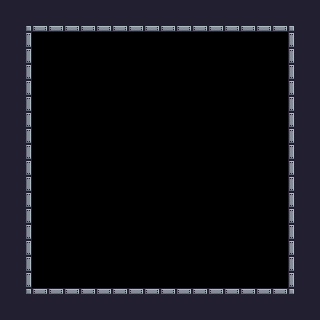

A level layout from a 2D game, rendered from its tile map. Below: a short description, then the map file with its tile-grid data intact:
An orthogonal 20x20 tile map with 16x16 px tiles, 1 tile layer (Tile Layer 1) and 4 objects (Controllable, Attachable, Pushable, Victory).

<map version="1.9" tiledversion="1.9.0" orientation="orthogonal" renderorder="right-down" width="20" height="20" tilewidth="16" tileheight="16" infinite="0" nextlayerid="4" nextobjectid="19">
 <tileset firstgid="1" source="../tilesets/default_tileset.tsx" />
 <layer id="1" name="Tile Layer 1" width="20" height="20">
  <data encoding="csv">
18,18,18,18,18,18,18,18,18,18,18,18,18,18,18,18,18,18,18,18,
18,4,34,34,34,34,34,34,34,34,34,34,34,34,34,34,34,34,5,18,
18,19,0,0,0,0,0,0,0,0,0,0,0,0,0,0,0,0,17,18,
18,19,0,0,0,0,0,0,0,0,0,0,0,0,0,0,0,0,17,18,
18,19,0,0,0,0,0,0,0,0,0,0,0,0,0,0,0,0,17,18,
18,19,0,0,0,0,0,0,0,0,0,0,0,0,0,0,0,0,17,18,
18,19,0,0,0,0,0,0,0,0,0,0,0,0,0,0,0,0,17,18,
18,19,0,0,0,0,0,0,0,0,0,0,0,0,0,0,0,0,17,18,
18,19,0,0,0,0,0,0,0,0,0,0,0,0,0,0,0,0,17,18,
18,19,0,0,0,0,0,0,0,0,0,0,0,0,0,0,0,0,17,18,
18,19,0,0,0,0,0,0,0,0,0,0,0,0,0,0,0,0,17,18,
18,19,0,0,0,0,0,0,0,0,0,0,0,0,0,0,0,0,17,18,
18,19,0,0,0,0,0,0,0,0,0,0,0,0,0,0,0,0,17,18,
18,19,0,0,0,0,0,0,0,0,0,0,0,0,0,0,0,0,17,18,
18,19,0,0,0,0,0,0,0,0,0,0,0,0,0,0,0,0,17,18,
18,19,0,0,0,0,0,0,0,0,0,0,0,0,0,0,0,0,17,18,
18,19,0,0,0,0,0,0,0,0,0,0,0,0,0,0,0,0,17,18,
18,19,0,0,0,0,0,0,0,0,0,0,0,0,0,0,0,0,17,18,
18,20,2,2,2,2,2,2,2,2,2,2,2,2,2,2,2,2,21,18,
18,18,18,18,18,18,18,18,18,18,18,18,18,18,18,18,18,18,18,18
</data>
 </layer>
 <objectgroup id="2" name="Object Layer 1" opacity="0.5">
  <object id="4" name="Controllable" gid="256" x="128" y="272" width="16" height="16">
   <properties>
    <property name="sprite" value="player" />
    <property name="type" value="controllable" />
   </properties>
  </object>
  <object id="10" name="Attachable" gid="255" x="80" y="272" width="16" height="16">
   <properties>
    <property name="sprite" value="attachable" />
    <property name="type" value="attachable" />
   </properties>
  </object>
  <object id="14" name="Pushable" gid="254" x="112" y="272" width="16" height="16">
   <properties>
    <property name="sprite" value="crate" />
    <property name="type" value="pushable" />
   </properties>
  </object>
  <object id="17" name="Victory" gid="253" x="96" y="272" width="16" height="16">
   <properties>
    <property name="sprite" value="cake" />
    <property name="type" value="victory" />
   </properties>
  </object>
 </objectgroup>
</map>
